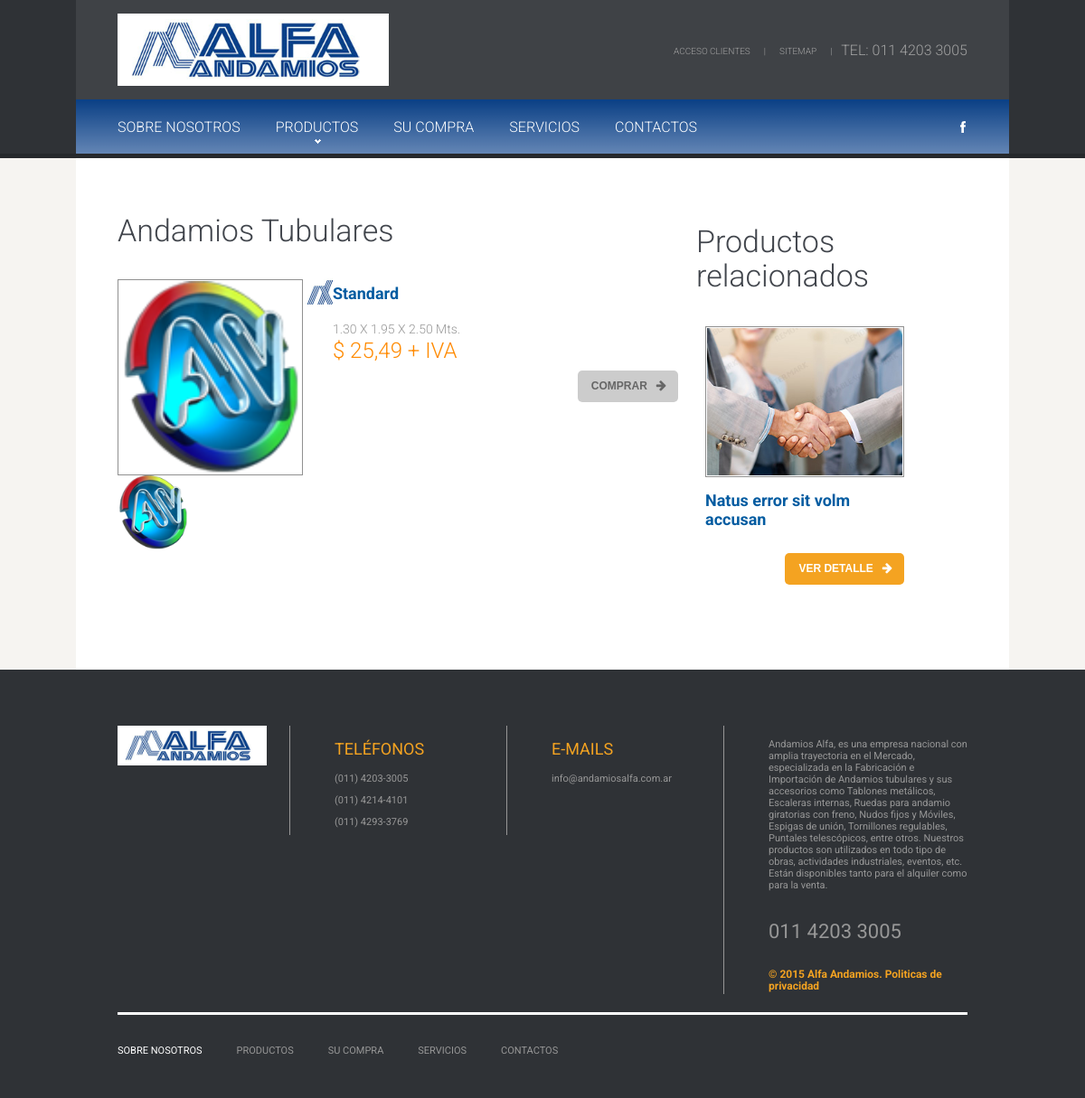
Screenshot of /nuevo-site/detalle-producto.php?id=2 with the database file from the repository.
### tables this page shows
CREATE TABLE IF NOT EXISTS `productos` (
  `idProducto` int(11) NOT NULL AUTO_INCREMENT,
  `idCategoria` int(11) NOT NULL,
  `titulo` varchar(100) NOT NULL,
  `detalle` varchar(1000) NOT NULL,
  `imagen1` varchar(500) DEFAULT NULL,
  `imagen2` varchar(500) DEFAULT NULL,
  `imagen3` varchar(500) DEFAULT NULL,
  `precio` decimal(10,2) NOT NULL,
  `idEstado` int(11) NOT NULL DEFAULT '0',
  `disponible` int(11) NOT NULL DEFAULT '1',
  `iva` decimal(10,2) NOT NULL DEFAULT '21.00',
  PRIMARY KEY (`idProducto`)
);

CREATE TABLE IF NOT EXISTS `categoria` (
  `idCategoria` int(11) NOT NULL AUTO_INCREMENT,
  `idLinea` int(11) NOT NULL,
  `titulo` varchar(100) NOT NULL,
  `orden` int(11) NOT NULL,
  `estado` int(11) NOT NULL DEFAULT '1',
  PRIMARY KEY (`idCategoria`)
);

### nuevo-site/classes/productoAdmin.php (called while the page is built, shortened)
<?php
include_once('conexion.inc.php');
class productoAdmin {
	function consulta($id){
		$miconexion = new DB_mysql ;
		$miconexion->conectar("", "", "", "");
		$sql="SELECT DISTINCT c.idCategoria,
					c.titulo 'tituloCategoria',
					p.idProducto,
					p.titulo,
					p.imagen1,
					p.imagen2,
					p.imagen3,
					p.precio,
					p.detalle,
					p.disponible
				FROM categoria c,
					productos p,
					lineas l
				WHERE c.idCategoria = p.idCategoria
					AND l.idLinea=c.idLinea
					AND c.estado = 1
					AND p.idEstado = 1
					AND l.idEstado=1
					AND p.idProducto=$id
				ORDER BY c.orden ASC,
					c.titulo ASC,
					p.titulo ASC";
		$result=$miconexion->executeQuery($sql);
		while ($rowEquipo=mysql_fetch_array($result)){
		   $list[] = $rowEquipo;
		}
		$this->_productoList = $list;
	}
}
?>

### nuevo-site/classes/lineaAdmin.php (called while the page is built, shortened)
<?php
include_once('conexion.inc.php');
class lineaAdmin {
	function listar(){
		$miconexion = new DB_mysql ;
		$miconexion->conectar("", "", "", "");
 		$sql="	SELECT *
			    FROM lineas l
			    WHERE l.idEstado = 1
					AND EXISTS(SELECT 1 FROM categoria c
								WHERE estado = 1
									AND c.idLinea = l.idLinea
									AND EXISTS(SELECT 1 FROM productos p
												WHERE p.idCategoria = c.idCategoria
													AND idEstado = 1
											   LIMIT 1)
								LIMIT 1)
				ORDER BY l.orden";
		$result=$miconexion->executeQuery($sql);
	}
}
?>

### nuevo-site/classes/conexion.inc.php (called while the page is built, shortened)
<?PHP
class DB_mysql {
var $Servidor;
var $Usuario;
var $clave;
var $resultado;
var $Conexion_ID = 0;
function DB_mysql($bd = "andamios_alfa", $host = "localhost", $user = "root", $pass = "") {
	$this->Servidor = $host;
	$this->Usuario = $user;
	$this->clave = $pass;
}
	function conectar($bd, $host, $user, $pass){
	    $this->Conexion_ID = @mysql_connect($this->Servidor , $this->Usuario , $this->clave) or $this->err();
		return $this->Conexion_ID;
	}
	function executeQuery($sql = ""){
		$this-> resultado = mysql_query ($sql , $this-> Conexion_ID ) or $this-> err ($this-> resultado ) or $this-> err ();
		return ($this-> resultado );
	}
}
?>

### nuevo-site/detalle-producto.php (the view, shortened to what this page needs)
<?php
    include_once('classes/productoAdmin.php');
?>
<!DOCTYPE html>
<html lang="en">
	<head>
		<link rel="stylesheet" href="css/style.css">
	</head>
	<body id="top">
		<header>
			<div class="main">
				<div class="container_12">
                    <div class="grid_12">
                        <h1>
                            <a href="index.php">
                            <img src="images/logo.png" alt="Your Happy Family">
                            </a>
                        </h1>
                        <div class="links">
                            <a href="#">Acceso Clientes</a>|<a href="sitemap.html">sitemap</a>| &nbsp;&nbsp;&nbsp;<span>tel: 011 4203 3005</span>
                        </div>
                    </div>
                </div>
			</div>
			<div class="menu_block">
				<div class="container_12">
					<div class="grid_12">
						<?php include_once("menu-top.php"); ?>
                        <div class="socials">
                            <a href="#"><i class="fa fa-facebook"></i></a>
                        </div>
					</div>
				</div>
			</div>
		</header>
		<div class="page_bg">
			<div class="main">
				<div class="content">
				  <div class="container_12 ">
					<div class="grid_8">
						<?php
							$idPrd = $_GET["id"];
							$detallePrd = new productoAdmin();
							$detallePrd->consulta($idPrd);
							$attrDisable="";
							foreach($detallePrd->_productoList as $prd) {
								if ($prd["imagen1"]!="")
									$urlImagen = $prd["imagen1"];
								else
									$urlImagen = 'images/img_no_disp.png';
								if($prd["disponible"]==1){
									$attrDisable = "";
									$price = "$ ". number_format(round($prd["precio"], 2),2,',', '.') ." + IVA";
								} else {
									$attrDisable = "disabled='disabled'";
									$price = "";
								}
								if ($_SESSION["autorizacion_Login"]!=1) {
									$attrDisable = "disabled='disabled'";
								}
								echo '<h2 class="head1">'.$prd["tituloCategoria"].'</h2>';
								echo '<div id="galeria" style="float: left;">';
								echo '    <div>';
								echo '        <span class="zoom" id="ex1">';
								echo '            <img src="'.$urlImagen.'" id="imgGaleria" class="img_inner fleft" width="286" height="217">';
								echo '        </span>';
								echo '    </div>';
								echo '    <div>';
								echo '        <img class="miniatura" onclick="javascript:document.getElementById(\'imgGaleria\').src=this.src; $(\'#ex1\').zoom();" src="'.$prd["imagen1"].'" onerror="imageError(this)" width="78"/>';
								echo '    </div>';
								echo '</div>';
								echo '<div class="extra_wrapper">';
								echo '    <div class="text1">'.$prd["titulo"].'</div>';
								echo $prd["detalle"];
								echo '<br><span class="price">'.$price.'</span>';
								echo '<br><button onclick="window.location.href=\'comprar-producto.php?id='.$prd["idProducto"].'\'" class="btn" '.$attrDisable.'>Comprar<i class="fa fa-arrow-right"></i></button>';
								echo '</div>';
							}
						?>
					</div>
					<div class="grid_4">
						<h2>Productos relacionados</h2>
						<div class="grid_3">
							<img src="images/page4_img2.jpg" alt="" class="img_inner">
							<div class="text1"><a href="#">Natus error sit volm accusan</a></div>
							<button class="btn">Ver detalle<i class="fa fa-arrow-right"></i></button>
						</div>
					</div>
				  </div>
				</div>
	        </div>
        </div>
        <footer>
            <div class="container_12">
                <div class="grid_3 ">
                    <div class="maxheight">
                        <a href="#" class="f_logo"><img src="images/logo.png" alt="" style="max-width: 75%;"></a>
                    </div>
                </div>
                <div class="grid_3 ver">
                    <div class="maxheight">
                        <h4>Tel&eacute;fonos</h4>
                        <ul>
                            <li><a href="#">(011) 4203-3005</a></li>
                            <li><a href="#">(011) 4214-4101</a></li>
                            <li><a href="#">(011) 4293-3769</a></li>
                        </ul>
                    </div>
                </div>
                <div class="grid_3 ver">
                    <div class="maxheight">
                        <h4>E-mails</h4>
                        <ul class="mb0">
                            <li><a href="mailto:info@andamiosalfa.com.ar?subject=Contacto Web">info@andamiosalfa.com.ar</a></li>
                        </ul>
                    </div>
                </div>
                <div class="grid_3 ver">
                    <div class="maxheight">
                        <div class="copy">
                            <p>Andamios Alfa, es una empresa nacional con amplia trayectoria en el Mercado, especializada en la Fabricación e Importación de Andamios tubulares y sus accesorios como Tablones metálicos, Escaleras internas, Ruedas para andamio giratorias con freno, Nudos fijos y Móviles, Espigas de unión, Tornillones regulables, Puntales telescópicos, entre otros. Nuestros productos son utilizados en todo tipo de obras, actividades industriales, eventos, etc. Están disponibles tanto para el alquiler como para la venta.</p>
                            <div class="f_phone">011 4203 3005</div>
                            <span>
                                &copy; <span id="copyright-year"></span>  Alfa Andamios. <a href="index-6.html">Politicas de privacidad</a>
                            </span>
                        </div>
                    </div>
                </div>
                <ul class="footer_menu">
                    <li class="current "><a href="index.html">Sobre Nosotros</a></li>
                    <li><a href="index-1.html">Productos</a></li>
                    <li><a href="index-2.html">Su Compra</a></li>
                    <li><a href="index-4.html">Servicios</a></li>
                    <li><a href="index-5.html">Contactos</a></li>
                </ul>
            </div>
        </footer>
    </body>
</html>

### nuevo-site/css/style.css (style rules this page uses)
html { width: 100%; }
* { -webkit-text-size-adjust: none; }
body { font: 14px/24px 'Roboto', sans-serif; color: #979797; position: relative; font-weight: 300; min-width: 1032px; background: #2f3236; }
p { margin-bottom: 24px; }
h1, h2, h3, h4, h5, h6 { font-family: 'Roboto', sans-serif; color: #535353; font-weight: normal; }
h2 { font-size: 34px; line-height: 38px; font-weight: 300; padding-top: 78px; color: #41454c; margin-bottom: 30px; }
h4 { font-size: 18px; line-height: 24px; color: #f4a321; text-transform: uppercase; }
h2.head1 { padding-top: 66px; }
img { max-width: 100%; }
ul { padding: 0; margin: 0; list-style: none; }
a { text-decoration: none; color: inherit; outline: none; transition: 0.5s ease; -o-transition: 0.5s ease; -webkit-transition: 0.5s ease; }
button.btn, a.btn { margin-top: 10px; display: inline-block; border-radius: 5px; font-weight: bold; font-size: 12px; line-height: 15px; padding: 10px 13px 10px 15px; text-transform: uppercase; color: #fff; background-color: #f4a321; float: right; border: none; cursor: pointer; }
button.btn i , a.btn i { display: inline-block; margin-left: 10px; position: relative; font-size: 13px; }
button.btn:disabled , a.btn:disabled { color: #666; background-color: #ccc; cursor: not-allowed; }
.mb0 { margin-bottom: 0px !important; }
.img_inner { padding: 1px; border: 1px solid #909090; max-width: 100%; margin-top: 7px; -moz-box-sizing: border-box; -webkit-box-sizing: border-box; -o-box-sizing: border-box; box-sizing: border-box; margin-bottom: 5px; }
.fleft { float: left; width: auto !important; margin-right: 33px; margin-bottom: 0px; margin-top: 5px; }
.wrapper, .extra_wrapper { overflow: hidden; }
.main { width: 1032px; margin: 0 auto; background-color: #fff; }
.page_bg { background-color: #f6f4f1; }
header .main { background-color: #3f4246; }
header { position: relative; display: block; position: relative; z-index: 998; }
header h1 { padding-top: 15px; margin-bottom: 15px; z-index: 910; text-align: center; float: left; }
header h1 a { display: inline-block; overflow: hidden; width: 300px; text-indent: -999px; transition: 0s ease; -o-transition: 0s ease; -webkit-transition: 0s ease; }
header h1 a img { display: block; }
.socials { float: right; font-size: 0; line-height: 0; padding-right: 2px; padding-top: 8px; }
.socials a { display: inline-block; color: #fff; font-size: 14px; line-height: 14px; }
.links { padding-top: 48px; text-transform: uppercase; float: right; font-size: 10px; line-height: 18px; color: #a2a2a2; }
.links span { position: relative; top: -1px; font-size: 16px; }
.links a { display: inline-block; margin: 0 15px; }
.content { padding-top: 0; padding-bottom: 74px; }
.text1 { font-size: 18px; line-height: 21px; font-weight: bold; color: #045CA1; margin-top: 10px; margin-bottom: 17px; }
.price { color: #ff8a00; font-size: 24px; }
footer { display: block; padding-top: 62px; padding-bottom: 40px; font-size: 11px; font-weight: normal; background-color: #2f3236; }
footer ul { margin-bottom: 28px; }
footer h4 { padding-top: 14px; margin-bottom: 9px; }
.copy span { font-size: 12px; color: #f4a321; }
.copy p { margin-bottom: 22px; }
.copy { float: left; padding-top: 14px; line-height: 13px; }
.f_phone { margin-bottom: 32px; padding-top: 14px; font-size: 22px; line-height: 18px; }
.ver { margin-bottom: 50px; padding-bottom: 2px; position: relative; }
.ver:after { background-color: #979797; width: 1px; top: 0; content: ''; display: block; position: absolute; bottom: 0; left: -50px; }
.footer_menu { margin: 0 10px; padding-top: 28px; border-top: 3px solid #fff; }
.footer_menu li { float: left; color: #fff; text-transform: uppercase; color: #979797; }
.footer_menu li+li { margin-left: 38px; }
.footer_menu li.current a { color: #fff; }

### nuevo-site/css/skeleton.css (style rules this page uses)
.grid_3 span { font-size: 16px; font-weight: bold; }
.container_12 { position: relative; width: 960px; margin: 0 auto; padding: 0; }
.grid_1, .grid_2, .grid_3, .grid_4, .grid_5, .grid_6, .grid_7, .grid_8, .grid_9, .grid_10, .grid_11, .grid_12 { float: left; display: inline; margin-left: 10px; margin-right: 10px; }
.container_12 .grid_3 { width: 220px; margin-bottom: 20px; }
.container_12 .grid_4 { width: 300px; }
.container_12 .grid_8 { width: 620px; }
.container_12 .grid_12 { width: 940px; }
.container_12:after { content: "\0020"; display: block; height: 0; clear: both; visibility: hidden; }

### rows the page displays
productos: idCategoria.titulo "Andamios Tubulares", imagen1 (picture), titulo "Standard", detalle "1.30 X 1.95 X 2.50 Mts.", precio "$ 25,49 + IVA"
